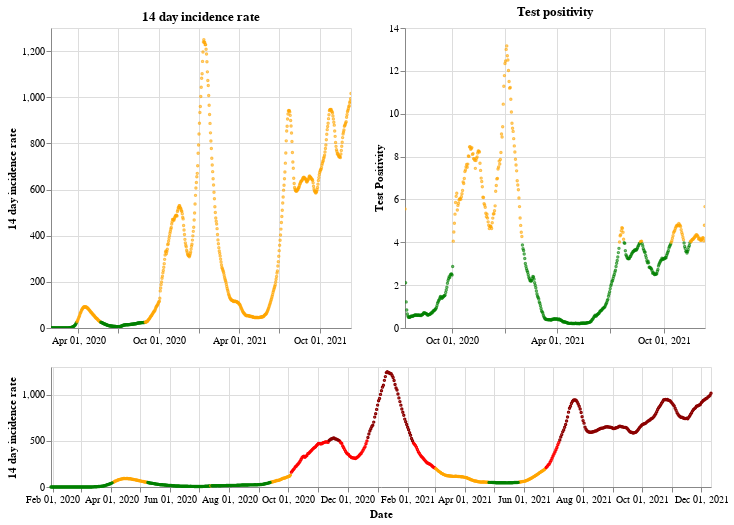

The notebook cell saved with this chart:
### Markdown cell above
## England

### Code cell
plot_traffic_light('England')

### Figure 1 — Vega-Lite specification as saved in the notebook (floating-point values rounded to 4 significant figures; data arrays with more than 128 entries replaced by an {"elided": "..."} marker saying what was removed)
{"config": {"view": {"continuousWidth": 400, "continuousHeight": 300}}, "vconcat": [{"hconcat": [{"mark": {"type": "point", "size": 2}, "encoding": {"color": {"condition": {"value": "green", "test": "(datum.twoWeeklyCasesRate <= 25)"}, "value": "orange"}, "tooltip": [{"type": "nominal", "field": "areaName"}, {"type": "temporal", "field": "date"}, {"type": "quantitative", "field": "twoWeeklyCasesRate"}, {"type": "quantitative", "field": "testPositivity"}], "x": {"type": "temporal", "axis": {"title": ""}, "field": "date", "scale": {"domain": {"selection": "DateBrush"}}, "timeUnit": "yearmonthdate"}, "y": {"type": "quantitative", "axis": {"title": "14 day incidence rate"}, "field": "twoWeeklyCasesRate"}}, "title": "14 day incidence rate", "width": 300}, {"mark": {"type": "point", "size": 2}, "encoding": {"color": {"condition": {"value": "green", "test": "(datum.testPositivity <= 4)"}, "value": "orange"}, "tooltip": [{"type": "nominal", "field": "areaName"}, {"type": "temporal", "field": "date"}, {"type": "quantitative", "field": "twoWeeklyCasesRate"}, {"type": "quantitative", "field": "testPositivity"}], "x": {"type": "temporal", "axis": {"title": ""}, "field": "date", "scale": {"domain": {"selection": "DateBrush"}}, "timeUnit": "yearmonthdate"}, "y": {"type": "quantitative", "axis": {"title": "Test Positivity"}, "field": "testPositivity"}}, "title": "Test positivity", "width": 300}]}, {"layer": [{"mark": {"type": "point", "size": 2}, "encoding": {"color": {"condition": {"value": "orange", "test": "(((datum.testPositivity < 4) && (datum.twoWeeklyCasesRate >= 50)) && (datum.twoWeeklyCasesRate < 200))"}, "value": "red"}, "opacity": {"condition": {"value": 1, "test": "((datum.twoWeeklyCasesRate >= 50) && (datum.twoWeeklyCasesRate < 500))"}, "value": 0}, "tooltip": [{"type": "nominal", "field": "areaName"}, {"type": "temporal", "field": "date"}, {"type": "quantitative", "field": "twoWeeklyCasesRate"}, {"type": "quantitative", "field": "testPositivity"}], "x": {"type": "temporal", "axis": {"title": "Date"}, "field": "date", "timeUnit": "yearmonthdate"}, "y": {"type": "quantitative", "axis": {"title": "14 day incidence rate"}, "field": "twoWeeklyCasesRate"}}, "selection": {"DateBrush": {"type": "interval", "encodings": ["x"], "fields": ["Time"]}}}, {"mark": {"type": "point", "size": 2}, "encoding": {"color": {"value": "darkred"}, "opacity": {"condition": {"value": 1, "test": "(datum.twoWeeklyCasesRate >= 500)"}, "value": 0}, "tooltip": [{"type": "nominal", "field": "areaName"}, {"type": "temporal", "field": "date"}, {"type": "quantitative", "field": "twoWeeklyCasesRate"}, {"type": "quantitative", "field": "testPositivity"}], "x": {"type": "temporal", "axis": {"title": "Date"}, "field": "date", "timeUnit": "yearmonthdate"}, "y": {"type": "quantitative", "axis": {"title": "14 day incidence rate"}, "field": "twoWeeklyCasesRate"}}}, {"mark": {"type": "point", "size": 2}, "encoding": {"color": {"condition": {"value": "green", "test": "((datum.testPositivity < 4) && (datum.twoWeeklyCasesRate < 50))"}, "value": "orange"}, "opacity": {"condition": {"value": 1, "test": "(datum.twoWeeklyCasesRate < 50)"}, "value": 0}, "tooltip": [{"type": "nominal", "field": "areaName"}, {"type": "temporal", "field": "date"}, {"type": "quantitative", "field": "twoWeeklyCasesRate"}, {"type": "quantitative", "field": "testPositivity"}], "x": {"type": "temporal", "axis": {"title": "Date"}, "field": "date", "timeUnit": "yearmonthdate"}, "y": {"type": "quantitative", "axis": {"title": "14 day incidence rate"}, "field": "twoWeeklyCasesRate"}}}], "height": 120, "width": 660}], "data": {"name": "data-46ee9b6b18cd3ec6acb967b3dbc04b9a"}, "$schema": "https://vega.github.io/schema/vega-lite/v4.8.1.json", "datasets": {"data-46ee9b6b18cd3ec6acb967b3dbc04b9a": {"elided": "682 records"}}}
